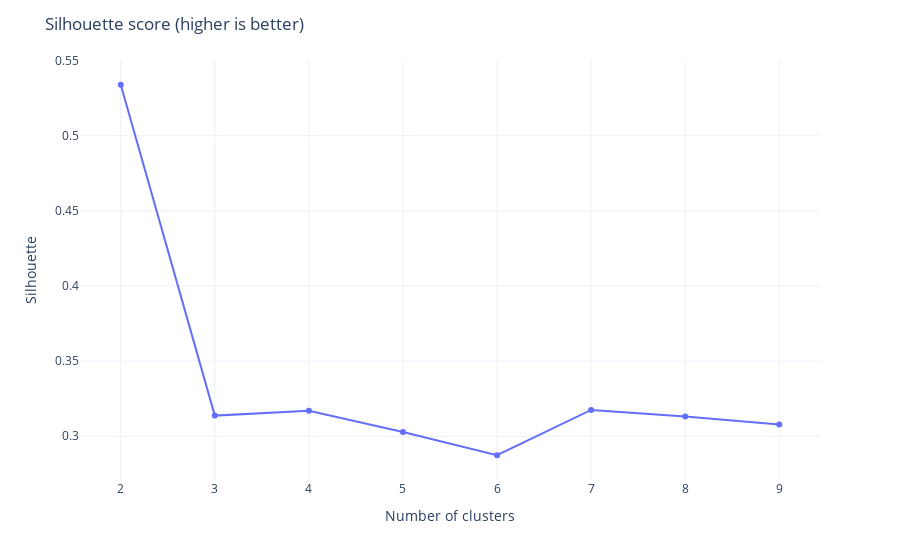

The code cell stored with this chart in its notebook:
### Code cell
fig = px.line(cluster_df, x='Number of clusters', y='Silhouette', markers=True)
fig.layout.title = "Silhouette score (higher is better)"
fig.layout.yaxis.spikesnap = "hovered data"
fig.layout.yaxis.spikemode = "across"
fig.layout.yaxis.spikethickness = 1
#fig
show_figure(fig)

### Figure 1 — Plotly figure (JSON) as saved in the notebook; plotly's stock layout.template omitted (floating-point values rounded to 4 significant figures)
{"data": [{"hovertemplate": "Number of clusters=%{x}<br>Silhouette=%{y}<extra></extra>", "legendgroup": "", "line": {"color": "#636efa", "dash": "solid"}, "marker": {"symbol": "circle"}, "mode": "lines+markers", "name": "", "orientation": "v", "showlegend": false, "type": "scatter", "x": [2, 3, 4, 5, 6, 7, 8, 9], "xaxis": "x", "y": [0.5339, 0.3138, 0.317, 0.3029, 0.2874, 0.3175, 0.3132, 0.3078], "yaxis": "y"}], "layout": {"legend": {"tracegroupgap": 0}, "margin": {"t": 60}, "title": {"text": "Silhouette score (higher is better)"}, "xaxis": {"anchor": "y", "domain": [0, 1], "title": {"text": "Number of clusters"}}, "yaxis": {"anchor": "x", "domain": [0, 1], "spikemode": "across", "spikesnap": "hovered data", "spikethickness": 1, "title": {"text": "Silhouette"}}}}
